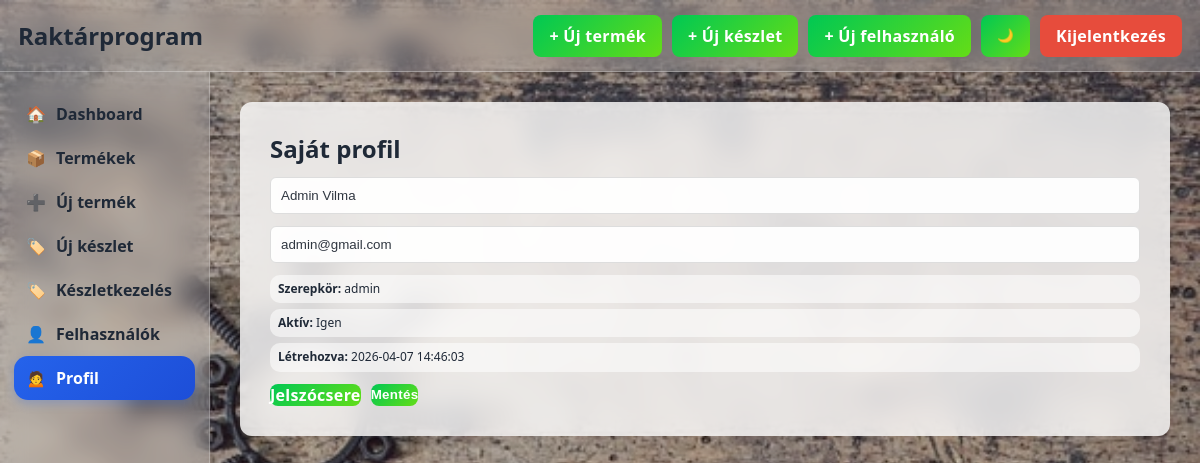
Page /profil.php (signed in) on the committed database.
### tables this page shows
CREATE TABLE `felhasznalo` (
  `felhasznalo_id` int(11) NOT NULL,
  `felhasznalonev` varchar(100) NOT NULL,
  `email` varchar(255) NOT NULL,
  `jelszo_hash` varchar(255) NOT NULL,
  `aktiv` tinyint(1) DEFAULT 1,
  `letrehozva` datetime DEFAULT current_timestamp()
);

CREATE TABLE `szerepkor` (
  `szerepkor_id` int(11) NOT NULL,
  `nev` varchar(50) NOT NULL
);

### profil.php (the view, shortened to what this page needs)
<?php
require_once 'includes/db.php';
$userId = (int)($_SESSION['user_id'] ?? 0);
$stmt = $pdo->prepare("
    SELECT
        f.felhasznalo_id,
        f.felhasznalonev,
        f.email,
        f.aktiv,
        f.letrehozva,
        sz.nev AS szerepkor
    FROM felhasznalo f
    LEFT JOIN felhasznalo_szerepkor fsz ON f.felhasznalo_id = fsz.felhasznalo_id
    LEFT JOIN szerepkor sz ON fsz.szerepkor_id = sz.szerepkor_id
    WHERE f.felhasznalo_id = :id
    LIMIT 1
");
$stmt->execute([':id' => $userId]);
$user = $stmt->fetch();
$old = $_SESSION['old_input'] ?? [];
$data = [
    'felhasznalonev' => $old['felhasznalonev'] ?? $user['felhasznalonev'],
    'email' => $old['email'] ?? $user['email'],
];
include 'includes/header.php';
include 'includes/navbar.php';
?>
<div class="main-layout">
    <?php include 'includes/sidebar.php'; ?>
    <main class="content">
        <div class="form-card">
            <form class="product-form" method="POST" action="actions/update_profile.php">
                <div class="form-right" style="width: 100%;">
                    <h2>Saját profil</h2>
                    <input type="text" name="felhasznalonev" required value="<?= htmlspecialchars($data['felhasznalonev'], ENT_QUOTES, 'UTF-8') ?>" placeholder="Felhasználónév">
                    <input type="email" name="email" required value="<?= htmlspecialchars($data['email'], ENT_QUOTES, 'UTF-8') ?>" placeholder="Email">
                    <div class="product-card-grid">
                        <p><strong>Szerepkör:</strong> <?= htmlspecialchars($user['szerepkor'] ?? '-', ENT_QUOTES, 'UTF-8') ?></p>
                        <p><strong>Aktív:</strong> <?= ((int)$user['aktiv'] === 1) ? 'Igen' : 'Nem' ?></p>
                        <p><strong>Létrehozva:</strong> <?= htmlspecialchars((string)($user['letrehozva'] ?? '-'), ENT_QUOTES, 'UTF-8') ?></p>
                    </div>
                    <div class="btn-row">
                        <a href="jelszocsere.php" class="btn">Jelszócsere</a>
                        <button type="submit" class="btn">Mentés</button>
                    </div>
                </div>
            </form>
        </div>
    </main>
</div>
<?php include 'includes/footer.php'; ?>

### assets/css/style.css (style rules this page uses)
* { margin: 0; padding: 0; box-sizing: border-box; }
body { font-family: 'Segoe UI', Arial, sans-serif; color: #2f3640; background: linear-gradient(rgba(0, 0, 0, 0.22), rgba(0, 0, 0, 0.22)), url('/VizsgaPHP/raktarprogram/assets/images/all-bg.jpg') center center / cover no-repeat fixed; }
.main-layout { display: flex; width: 100%; min-height: calc(100vh - 72px); }
.content { flex: 1; min-width: 0; padding: 30px; }
.btn { display: inline-block; background: linear-gradient(135deg, #00c853, #64dd17); color: white; border: none; border-radius: 8px; text-decoration: none; cursor: pointer; font-weight: 600; letter-spacing: 0.3px; transition: 0.2s ease; }
input, select, textarea { width: 100%; padding: 10px; border: 1px solid #ddd; border-radius: 6px; background: rgba(255, 255, 255, 0.95); color: #2f3640; }
.form-card { display: flex; gap: 30px; padding: 30px; background: rgba(255, 255, 255, 0.80); backdrop-filter: blur(12px); -webkit-backdrop-filter: blur(12px); border-radius: 12px; box-shadow: 0 10px 25px rgba(0, 0, 0, 0.08); color: #1f2937; }
.product-form { display: flex; gap: 30px; width: 100%; }
.form-right { width: 60%; display: flex; flex-direction: column; gap: 12px; }
.btn-row { display: flex; gap: 10px; flex-wrap: wrap; }
.product-card-grid { display: grid; gap: 6px; min-width: 0; }
.product-card-grid p { margin: 0; padding: 7px 9px; font-size: 12px; line-height: 1.35; color: #1f2937; background: rgba(255, 255, 255, 0.55); border-radius: 10px; word-break: break-word; }

### assets/css/responsive.css (style rules this page uses)
@media (max-width: 1200px) { .product-card-grid p, .product-card-note { font-size: 12px; padding: 6px 8px; } }

### rows in the picture
felhasznalo: felhasznalonev "Admin Vilma", email "admin@gmail.com", szerepkor.nev "admin", letrehozva "2026-04-07 14:46:03"
